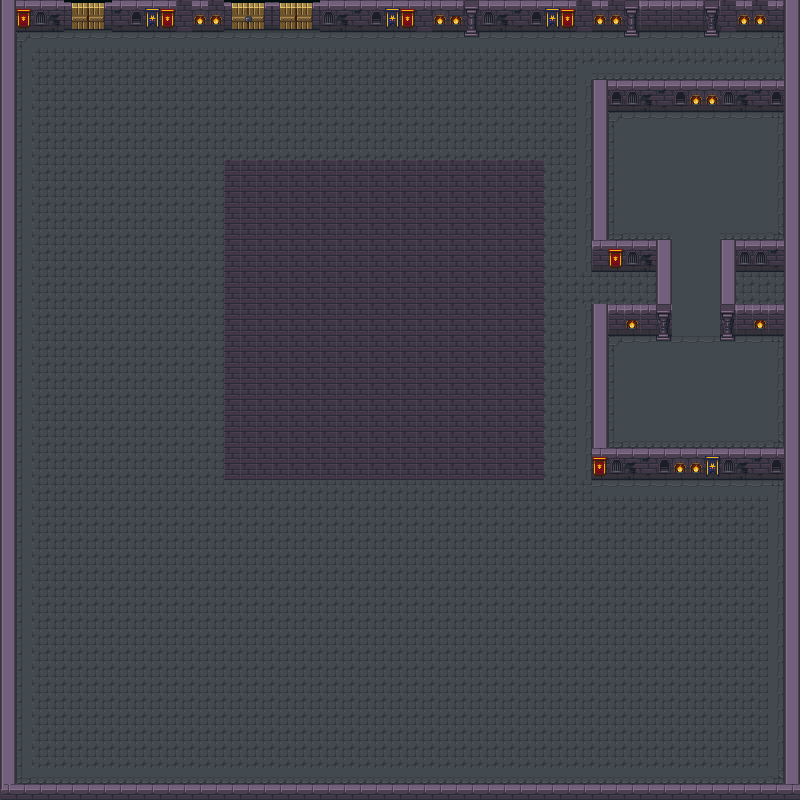

The image is a tile-based game level rendered from a .tmx file. Its description and source (layers, tilesets, objects; grid data summarised) follow:
An orthogonal 50x50 tile map with 16x16 px tiles, 1 tile layer (Tile Layer 1).

<map version="1.10" tiledversion="1.10.0" orientation="orthogonal" renderorder="right-down" width="50" height="50" tilewidth="16" tileheight="16" infinite="0" nextlayerid="2" nextobjectid="1">
 <tileset firstgid="1" source="DungeosTest2.tsx" />
 <layer id="1" name="Tile Layer 1" width="50" height="50">
  <data>[2500 cells, 2500 non-empty, 55 distinct tile ids]</data>
 </layer>
</map>
